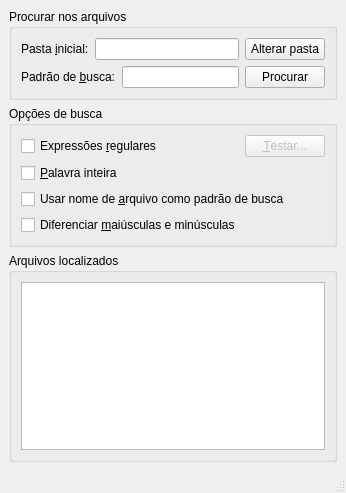
<?xml version="1.0" encoding="UTF-8"?>
<ui version="4.0">
 <class>TelaLocalizarPadroes</class>
 <widget class="QMainWindow" name="TelaLocalizarPadroes">
  <property name="geometry">
   <rect>
    <x>0</x>
    <y>0</y>
    <width>346</width>
    <height>493</height>
   </rect>
  </property>
  <property name="windowTitle">
   <string>Localizar Padrões</string>
  </property>
  <widget class="QWidget" name="centralwidget">
   <layout class="QVBoxLayout" name="verticalLayout_5">
    <item>
     <layout class="QVBoxLayout" name="verticalLayout_4">
      <item>
       <widget class="QGroupBox" name="groupBox">
        <property name="title">
         <string>Procurar nos arquivos</string>
        </property>
        <layout class="QVBoxLayout" name="verticalLayout_2">
         <item>
          <layout class="QHBoxLayout" name="horizontalLayout">
           <item>
            <widget class="QLabel" name="label">
             <property name="text">
              <string>Pasta &amp;inicial:</string>
             </property>
             <property name="buddy">
              <cstring>txtPastaInicial</cstring>
             </property>
            </widget>
           </item>
           <item>
            <widget class="QLineEdit" name="txtPastaInicial"/>
           </item>
           <item>
            <widget class="QPushButton" name="btnAlterarPasta">
             <property name="text">
              <string>Alterar pasta</string>
             </property>
            </widget>
           </item>
          </layout>
         </item>
         <item>
          <layout class="QHBoxLayout" name="horizontalLayout_2">
           <item>
            <widget class="QLabel" name="label_2">
             <property name="text">
              <string>Padrão de &amp;busca:</string>
             </property>
             <property name="buddy">
              <cstring>txtTextoBusca</cstring>
             </property>
            </widget>
           </item>
           <item>
            <widget class="QLineEdit" name="txtTextoBusca"/>
           </item>
           <item>
            <widget class="QPushButton" name="btnProcurar">
             <property name="text">
              <string>Procurar</string>
             </property>
            </widget>
           </item>
          </layout>
         </item>
        </layout>
       </widget>
      </item>
      <item>
       <widget class="QGroupBox" name="groupBox_3">
        <property name="title">
         <string>Opções de busca</string>
        </property>
        <layout class="QVBoxLayout" name="verticalLayout_3">
         <item>
          <layout class="QHBoxLayout" name="horizontalLayout_3">
           <item>
            <widget class="QCheckBox" name="chkExpressoesRegulares">
             <property name="text">
              <string>Expressões &amp;regulares</string>
             </property>
            </widget>
           </item>
           <item>
            <spacer name="horizontalSpacer">
             <property name="orientation">
              <enum>Qt::Horizontal</enum>
             </property>
             <property name="sizeHint" stdset="0">
              <size>
               <width>40</width>
               <height>20</height>
              </size>
             </property>
            </spacer>
           </item>
           <item>
            <widget class="QPushButton" name="btnTestarExpressaoRegular">
             <property name="enabled">
              <bool>false</bool>
             </property>
             <property name="text">
              <string>&amp;Testar...</string>
             </property>
            </widget>
           </item>
          </layout>
         </item>
         <item>
          <widget class="QCheckBox" name="chkPalavraInteira">
           <property name="text">
            <string>&amp;Palavra inteira</string>
           </property>
          </widget>
         </item>
         <item>
          <widget class="QCheckBox" name="chkUsarNomeArquivoComoPadrao">
           <property name="text">
            <string>Usar nome de &amp;arquivo como padrão de busca</string>
           </property>
          </widget>
         </item>
         <item>
          <widget class="QCheckBox" name="chkConsiderarCaixaLetra">
           <property name="text">
            <string>Diferenciar &amp;maiúsculas e minúsculas</string>
           </property>
          </widget>
         </item>
        </layout>
       </widget>
      </item>
      <item>
       <widget class="QGroupBox" name="groupBox_2">
        <property name="title">
         <string>Arquivos localizados</string>
        </property>
        <layout class="QVBoxLayout" name="verticalLayout">
         <item>
          <widget class="QTableView" name="lvwLocalizados"/>
         </item>
        </layout>
       </widget>
      </item>
     </layout>
    </item>
   </layout>
  </widget>
  <widget class="QStatusBar" name="statusbar"/>
 </widget>
 <resources/>
 <connections/>
</ui>
